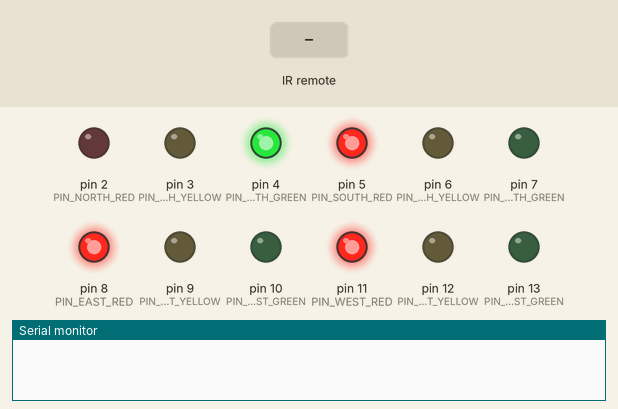
The sketch below on a simulated Arduino Uno, built with avr-gcc and run on an emulated ATmega328P. On the bench: output pins drawn as LEDs (lit = HIGH), the last lines printed to the serial monitor. Inputs (shaded band) come from the test bench.

Above: at 1.2 s.
1.3 s: infrared code 0xEE115000 received
2.8 s: infrared code 0xED125000 received
4.3 s: infrared code 0xEC135000 received
At 7.3 s:
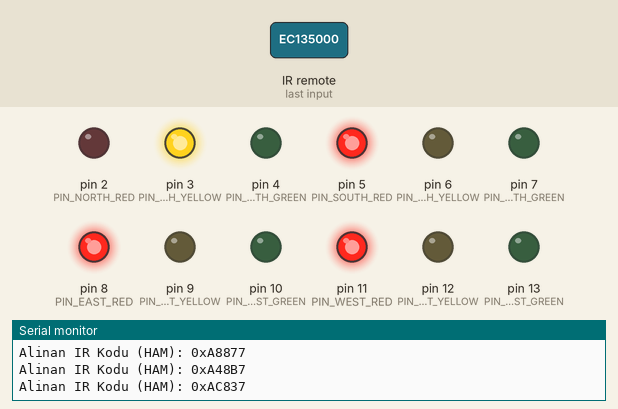
At 9.6 s:
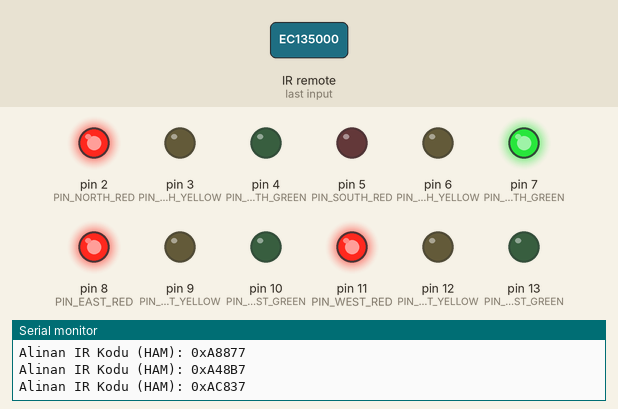
Timing chart, 0 to 25.5 s (numbered marks = the images above; inputs shaded):
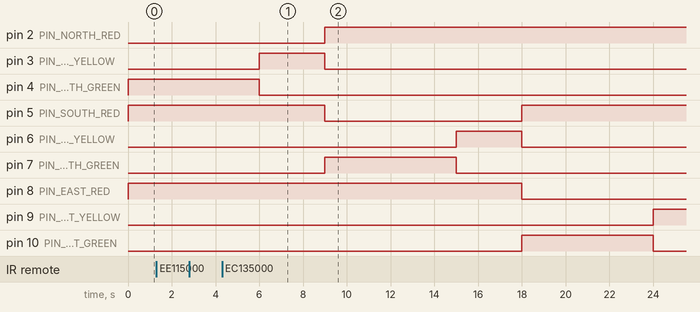

The sketch:

Microprocessor_Arduino_Code_Traffic_Light_IR.ino
```cpp
#include <IRremote.h>
/*
  IRremote kütüphanesi v4.x sürümü ile IR alıcıyı kontrol etmek
  için gerekli fonksiyonları içerir.
  (IrReceiver.begin(), IrReceiver.decode() vb.)
*/

// ==========================
// 1) PIN ve IR KOMUT TANIMLARI
// ==========================

// IR alıcının bağlı olduğu pin (Arduino Uno’da A3 = dijital 17).
const int RECV_PIN = 17;

// “Trafik ışığı” senaryosunda kullandığımız dört yön ve
// her yönün kırmızı/sarı/yeşil LED pinleri:

// Kuzey yönü LED pinleri
const int PIN_NORTH_RED    = 2;  // Kuzey kırmızı LED
const int PIN_NORTH_YELLOW = 3;  // Kuzey sarı LED
const int PIN_NORTH_GREEN  = 4;  // Kuzey yeşil LED

// Güney yönü LED pinleri
const int PIN_SOUTH_RED    = 5;  // Güney kırmızı LED
const int PIN_SOUTH_YELLOW = 6;  // Güney sarı LED
const int PIN_SOUTH_GREEN  = 7;  // Güney yeşil LED

// Doğu (East) yönü LED pinleri
const int PIN_EAST_RED     = 8;   // Doğu kırmızı LED
const int PIN_EAST_YELLOW  = 9;   // Doğu sarı LED
const int PIN_EAST_GREEN   = 10;  // Doğu yeşil LED

// Batı (West) yönü LED pinleri
const int PIN_WEST_RED     = 11;  // Batı kırmızı LED
const int PIN_WEST_YELLOW  = 12;  // Batı sarı LED
const int PIN_WEST_GREEN   = 13;  // Batı yeşil LED

// Örnek NEC protokolünde her tuşa basıldığında gelen 32-bit kodlar:
// Bunlar, kumanda üzerinde “2, 4, 5, 6, 8” tuşlarına karşılık
// gelen kodlar olarak tanımlandı.
#define BUTTON_2 0xEE115000
#define BUTTON_4 0xED125000
#define BUTTON_5 0xEC135000
#define BUTTON_6 0xEB145000
#define BUTTON_8 0xEA155000


// ==========================
// 2) MODE ve STATE TANIMLARI
// ==========================

// “Mode” kavramı: Kod iki farklı durumda çalışıyor:
// - MODE_AUTO: Trafik ışıkları otomatik döngü içinde çalışır.
// - MODE_OVERRIDE: IR kumandadan gelen buton komutuna göre
//   belirli bir ışık anında değişir ve otomatik döngüyü durdurur.

enum Mode { MODE_AUTO, MODE_OVERRIDE };
Mode currentMode = MODE_AUTO;
/* Başlangıçta otomatik modda (MODE_AUTO) çalışacak. */

// “AutoState” kavramı: Otomatik modda ışıkların geçiş
// sırasını belirleyen aşamalar (state’ler).
// Örneğin, önce Kuzey-Yeşil, sonra Kuzey-Sarı, sonra Güney-Yeşil,
// vb. sırasıyla değişiyor.

enum AutoState {
  STATE_N_GREEN,   // 0: Kuzey yönü yeşil
  STATE_N_YELLOW,  // 1: Kuzey yönü sarı
  STATE_S_GREEN,   // 2: Güney yönü yeşil
  STATE_S_YELLOW,  // 3: Güney yönü sarı
  STATE_E_GREEN,   // 4: Doğu yönü yeşil
  STATE_E_YELLOW,  // 5: Doğu yönü sarı
  STATE_W_GREEN,   // 6: Batı yönü yeşil
  STATE_W_YELLOW   // 7: Batı yönü sarı
};
AutoState currentState = STATE_N_GREEN;
/* Başlangıç durumu: STATE_N_GREEN ⇒ “Kuzey-Yeşil” */

// Zamanlayıcı değişkeni: Hangi aşamada (state) ne kadar
// beklediğimizi kontrol etmek için kullanılıyor.
unsigned long stateStartTime = 0;

// Otomatik döngüde her bir yeşil ışığın ne kadar süre yanacağı (ms).
const unsigned long GREEN_TIME  = 6000UL; // 6000 ms = 6 saniye

// Otomatik döngüde her bir sarı ışığın ne kadar süre yanacağı (ms).
const unsigned long YELLOW_TIME = 3000UL; // 3000 ms = 3 saniye


// ==========================
// 3) YARDIMCI FONKSİYONLAR
// ==========================

// 3.1) setAllRed(): Tüm yönlerin ışıklarını “kırmızı” durumuna çevirir.
//      Yani önce her yönün kırmızısını HIGH, sarı ve yeşillerini LOW yapar.
void setAllRed() {
  // Kuzey yönü: sadece kırmızı yansın
  digitalWrite(PIN_NORTH_RED,    HIGH);
  digitalWrite(PIN_NORTH_YELLOW, LOW);
  digitalWrite(PIN_NORTH_GREEN,  LOW);

  // Güney yönü: sadece kırmızı yansın
  digitalWrite(PIN_SOUTH_RED,    HIGH);
  digitalWrite(PIN_SOUTH_YELLOW, LOW);
  digitalWrite(PIN_SOUTH_GREEN,  LOW);

  // Doğu yönü: sadece kırmızı yansın
  digitalWrite(PIN_EAST_RED,     HIGH);
  digitalWrite(PIN_EAST_YELLOW,  LOW);
  digitalWrite(PIN_EAST_GREEN,   LOW);

  // Batı yönü: sadece kırmızı yansın
  digitalWrite(PIN_WEST_RED,     HIGH);
  digitalWrite(PIN_WEST_YELLOW,  LOW);
  digitalWrite(PIN_WEST_GREEN,   LOW);
}


// 3.2) applyAutoState(): currentState değişkenine göre
// hangi yönün hangi renk ışığının yanması gerektiğini ayarlar.
// Örneğin STATE_N_GREEN ise Kuzey-Yeşil, diğer yönler zaten kırmızı.

void applyAutoState() {
  // Her durumda önce tüm ışıkları kırmızıya çeviriyoruz.
  setAllRed();

  // Hangi aşamadaysak (currentState), sadece ilgili
  // yönün yeşil veya sarı LED’ini yaktırıyoruz.
  switch (currentState) {
    case STATE_N_GREEN:
      // Kuzey kırmızı → LOW, Kuzey yeşil → HIGH
      digitalWrite(PIN_NORTH_RED,   LOW);
      digitalWrite(PIN_NORTH_GREEN, HIGH);
      break;

    case STATE_N_YELLOW:
      // Kuzey kırmızı → LOW, Kuzey sarı → HIGH
      digitalWrite(PIN_NORTH_RED,    LOW);
      digitalWrite(PIN_NORTH_YELLOW, HIGH);
      break;

    case STATE_S_GREEN:
      // Güney kırmızı → LOW, Güney yeşil → HIGH
      digitalWrite(PIN_SOUTH_RED,    LOW);
      digitalWrite(PIN_SOUTH_GREEN,  HIGH);
      break;

    case STATE_S_YELLOW:
      // Güney kırmızı → LOW, Güney sarı → HIGH
      digitalWrite(PIN_SOUTH_RED,    LOW);
      digitalWrite(PIN_SOUTH_YELLOW, HIGH);
      break;

    case STATE_E_GREEN:
      // Doğu kırmızı → LOW, Doğu yeşil → HIGH
      digitalWrite(PIN_EAST_RED,    LOW);
      digitalWrite(PIN_EAST_GREEN,  HIGH);
      break;

    case STATE_E_YELLOW:
      // Doğu kırmızı → LOW, Doğu sarı → HIGH
      digitalWrite(PIN_EAST_RED,     LOW);
      digitalWrite(PIN_EAST_YELLOW, HIGH);
      break;

    case STATE_W_GREEN:
      // Batı kırmızı → LOW, Batı yeşil → HIGH
      digitalWrite(PIN_WEST_RED,    LOW);
      digitalWrite(PIN_WEST_GREEN,  HIGH);
      break;

    case STATE_W_YELLOW:
      // Batı kırmızı → LOW, Batı sarı → HIGH
      digitalWrite(PIN_WEST_RED,     LOW);
      digitalWrite(PIN_WEST_YELLOW, HIGH);
      break;
  }
}


// 3.3) updateAutoState(): Otomatik moddaysak (MODE_AUTO),
// currentState’de ne kadar zaman geçtiğini (millis()-stateStartTime)
// kontrol eder. Eğer geçme süresi geçildiyse, bir sonraki aşamaya
// (state) geçer ve applyAutoState() ile LED’leri günceller.

void updateAutoState() {
  unsigned long now     = millis();            // Şu anki zaman
  unsigned long elapsed = now - stateStartTime; // Geçen süre

  switch (currentState) {
    case STATE_N_GREEN:
      // 6 saniye tamamlandıysa Kuzey-Sarı aşamasına geç
      if (elapsed >= GREEN_TIME) {
        currentState   = STATE_N_YELLOW;
        stateStartTime = now;   // Zamanlayıcıyı yeniden başlat
        applyAutoState();       // Işıkları güncelle
      }
      break;

    case STATE_N_YELLOW:
      // 4 saniye tamamlandıysa Güney-Yeşil aşamasına geç
      if (elapsed >= YELLOW_TIME) {
        currentState   = STATE_S_GREEN;
        stateStartTime = now;
        applyAutoState();
      }
      break;

    case STATE_S_GREEN:
      // 6 saniye tamamlandıysa Güney-Sarı aşamasına geç
      if (elapsed >= GREEN_TIME) {
        currentState   = STATE_S_YELLOW;
        stateStartTime = now;
        applyAutoState();
      }
      break;

    case STATE_S_YELLOW:
      // 4 saniye tamamlandıysa Doğu-Yeşil aşamasına geç
      if (elapsed >= YELLOW_TIME) {
        currentState   = STATE_E_GREEN;
        stateStartTime = now;
        applyAutoState();
      }
      break;

    case STATE_E_GREEN:
      // 6 saniye tamamlandıysa Doğu-Sarı aşamasına geç
      if (elapsed >= GREEN_TIME) {
        currentState   = STATE_E_YELLOW;
        stateStartTime = now;
        applyAutoState();
      }
      break;

    case STATE_E_YELLOW:
      // 4 saniye tamamlandıysa Batı-Yeşil aşamasına geç
      if (elapsed >= YELLOW_TIME) {
        currentState   = STATE_W_GREEN;
        stateStartTime = now;
        applyAutoState();
      }
      break;

    case STATE_W_GREEN:
      // 6 saniye tamamlandıysa Batı-Sarı aşamasına geç
      if (elapsed >= GREEN_TIME) {
        currentState   = STATE_W_YELLOW;
        stateStartTime = now;
        applyAutoState();
      }
      break;

    case STATE_W_YELLOW:
      // 4 saniye tamamlandıysa tekrar Kuzey-Yeşil aşamasına dön
      if (elapsed >= YELLOW_TIME) {
        currentState   = STATE_N_GREEN;
        stateStartTime = now;
        applyAutoState();
      }
      break;
  }
}


// ==========================
// 4) SETUP()
// ==========================

void setup() {
  // 4.1) Seri portu 115200 baud hızında başlat (hata ayıklama için).
  Serial.begin(115200);

  // 4.2) IRReceiver.begin(...): IR alıcıyı başlatır.
  //      DISABLE_LED_FEEDBACK: IRremote kütüphanesinin dahili
  //      LED’ini kapatır; modül üzerindeki LED’i yakmaz.
  IrReceiver.begin(RECV_PIN, DISABLE_LED_FEEDBACK);

  // 4.3) Tüm trafik ışığı pinlerini “output” olarak ayarla
  pinMode(PIN_NORTH_RED,    OUTPUT);
  pinMode(PIN_NORTH_YELLOW, OUTPUT);
  pinMode(PIN_NORTH_GREEN,  OUTPUT);

  pinMode(PIN_SOUTH_RED,    OUTPUT);
  pinMode(PIN_SOUTH_YELLOW, OUTPUT);
  pinMode(PIN_SOUTH_GREEN,  OUTPUT);

  pinMode(PIN_EAST_RED,     OUTPUT);
  pinMode(PIN_EAST_YELLOW,  OUTPUT);
  pinMode(PIN_EAST_GREEN,   OUTPUT);

  pinMode(PIN_WEST_RED,     OUTPUT);
  pinMode(PIN_WEST_YELLOW,  OUTPUT);
  pinMode(PIN_WEST_GREEN,   OUTPUT);

  // 4.4) İlk durumda, tüm ışıkları kırmızı yap ve
  // Kuzey-Yeşil (STATE_N_GREEN) aşamasını başlat.
  currentMode    = MODE_AUTO;        // Önce otomatik modda
  currentState   = STATE_N_GREEN;    // Başlangıç state’i
  stateStartTime = millis();         // Zamanlayıcıyı başlat
  applyAutoState();                  // LED’leri ilk konuma getir
}


// ==========================
// 5) LOOP()
// ==========================

void loop() {
  // 5.1) Öncelikle IRReceiver.decode() ile IR paketi var mı diye kontrol et.
  //      Eğer True dönerse, yeni bir IR paketi gelmiş demektir.
  if (IrReceiver.decode()) {
    // Gelen paketin 32-bit ham verisini oku:
    unsigned long irCode = IrReceiver.decodedIRData.decodedRawData;

    // 5.2) IR koduna göre “override” durumuna geç veya otomatik moda dön:

    if (irCode == BUTTON_2) {
      // “2” tuşuna basıldıysa:
      Serial.println(F("BUTTON_2"));  // Debug çıktısı

      currentMode = MODE_OVERRIDE;    // Override moduna geç
      setAllRed();                    // Önce tüm ışıkları kırmızı yap
      // Sonra sadece Kuzey-Yeşil yansın (örnek durum)
      digitalWrite(PIN_NORTH_RED,   LOW);
      digitalWrite(PIN_NORTH_GREEN, HIGH);
    }
    else if (irCode == BUTTON_4) {
      // “4” tuşuna basıldıysa:
      Serial.println(F("BUTTON_4"));

      currentMode = MODE_OVERRIDE;    // Override moduna geç
      setAllRed();                    // Tüm ışıkları kırmızı yap
      // Sadece Batı-Yeşil yansın (örnek durum)
      digitalWrite(PIN_WEST_RED,   LOW);
      digitalWrite(PIN_WEST_GREEN, HIGH);
    }
    else if (irCode == BUTTON_5) {
      // “5” tuşuna basıldıysa:
      Serial.println(F("BUTTON_5"));
      setAllRed();
      delay(2000);
      // Tekrar otomatik moda dön:
      currentMode    = MODE_AUTO;
      currentState   = STATE_N_GREEN;   // Yeniden Kuzey-Yeşil’den başla
      stateStartTime = millis();         // Zamanlayıcıyı sıfırla
      applyAutoState();                  // LED’leri ayarla
    }
    else if (irCode == BUTTON_6) {
      // “6” tuşuna basıldıysa:
      Serial.println(F("BUTTON_6"));

      currentMode = MODE_OVERRIDE;
      setAllRed();
      // Sadece Doğu-Yeşil yansın (örnek durum)
      digitalWrite(PIN_EAST_RED,   LOW);
      digitalWrite(PIN_EAST_GREEN, HIGH);
    }
    else if (irCode == BUTTON_8) {
      // “8” tuşuna basıldıysa:
      Serial.println(F("BUTTON_8"));

      currentMode = MODE_OVERRIDE;
      setAllRed();
      // Sadece Güney-Yeşil yansın (örnek durum)
      digitalWrite(PIN_SOUTH_RED,   LOW);
      digitalWrite(PIN_SOUTH_GREEN, HIGH);
    }
    else {
      // Hiçbir önceden tanımlı BUTON_2/4/5/6/8 ile eşleşmiyorsa:
      // Ham 32-bit kodu HEX olarak ekrana yazdır (debug amacıyla).
      Serial.print(F("Alinan IR Kodu (HAM): 0x"));
      Serial.println(irCode, HEX);
    }

    // 5.3) Yeni bir IR paketi okumak için hazır ol
    IrReceiver.resume();
  }

  // 5.4) Eğer hâlâ otomatik moddaysak, trafik ışığı state-machine’i çalıştır
  if (currentMode == MODE_AUTO) {
    updateAutoState();
  }
  // Eğer MODE_OVERRIDE ise buraya girmez; override durumunda ışıklar sabit kalır
  // ve bir sonraki IR kodu gelene kadar değişmezler.
}
```
